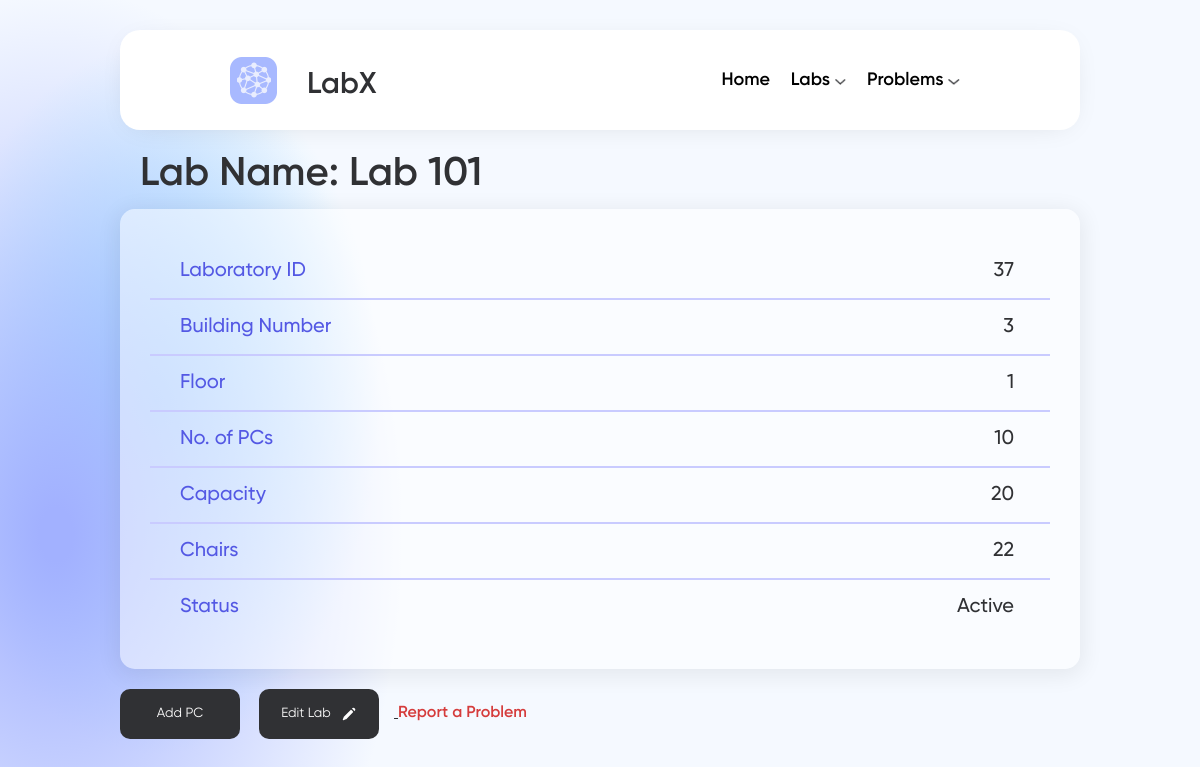
The page /view-lab/37/ on the database its author committed.
### labSystem/models.py (models this page shows, shortened)
class Lab(models.Model):
    class labStatus(models.TextChoices):
        ACTIVE = 'Active', _('Active')
        UNDER_MAINTENANCE = 'Under Maintenance', _('under maintenance')
    id = models.AutoField(primary_key=True)
    name = models.CharField(max_length=50, null=False)
    number_of_pcs = models.IntegerField(null=False)
    building_number = models.IntegerField(null=False)
    floor_number = models.IntegerField(null=False)
    capacity = models.IntegerField(null=False)
    number_of_chairs = models.IntegerField(null=False)
    status =  models.CharField(max_length=20, choices=labStatus.choices, default=labStatus.ACTIVE)

### labSystem/views.py (the view)
# urls.py: path('view-lab/<int:id>/',views.view_lab, name='view_lab'),
def view_lab(request, id):
    print(id)
    data = get_object_or_404(models.Lab, id=id)
    context = {
        'lab': data
    }
    return render(request, 'pages/view_lab.html', context)

### template/pages/view_lab.html (shortened to what this page needs)
<!DOCTYPE html>
<html>
<head>
    {% load static %}
    <link rel="stylesheet" href="{% static 'style/view_lab.css' %}">
    <link rel="stylesheet" href="{% static 'style/main.css' %}">
    <link rel="stylesheet" href="{% static 'style/popup.css' %}">
    <link rel="stylesheet" href="{% static 'style/form_fields.css' %}">
</head>
<body >
    <div class="pages">
        {% include 'parts/nav_bar.html' %}
        <h1 id="lab-name">Lab Name: {{lab.name}} </h1>
        <div class="data">
                <div class="row row1">
                    <label  class="view-label">Laboratory ID </label>
                    <p id="lab-id">{{lab.id}}</p>
                </div>
                <hr class="hLine">
                <div class="row row2">
                    <label class="view-label">Building Number </label>
                    <p id="building-number">{{lab.building_number}}</p>
                </div>
                <hr class="hLine">
                <div class="row row3">
                    <label class="view-label">Floor </label>
                    <p id="floor-number">{{lab.floor_number}}</p>
                </div>
                <hr class="hLine">
                <div class="row row4">
                    <label class="view-label">No. of PCs </label>
                    <p id="lab-pcs">{{lab.number_of_pcs}}</p>
                </div>
                <hr class="hLine">
                <div class="row row5">
                    <label class="view-label">Capacity </label>
                    <p id="lab-capacity">{{lab.capacity}}</p>
                </div>
                <hr class="hLine">
                <div class="row row6">
                    <label class="view-label">Chairs </label>
                    <p id="lab-chairs">{{lab.number_of_chairs}}</p>
                </div>
                <hr class="hLine">
                <div class="row row7">
                    <label class="view-label">Status </label>
                    <p id="lab-status">{{lab.status}}</p>
                </div>
        </div>
        <div class="divButtons">
            <button class="btn" type="button" onclick="openPop()">Add PC</button>
                <a id="view" href="{% url 'edit_lab_with_id' lab.id %}">
                    <button class="btn" id="edit-btn">
                        <div class="icon-btn">
                         <span>Edit Lab </span>
                            <img src="{% static 'assets/icons/edit_button.svg' %}">
                        </div>
                    </button>
                </a>
            <span id="reportID" onclick="reportProblem()">Report a Problem</span>
        </div>
</body>
</html>

### labx/static/style/view_lab.css (style rules this page uses)
h1 { color: #303134; margin: 20px 20px 10px; font-size: 40px; font-weight: 600; }
.data { background: rgba(255, 255, 255, 0.5); box-shadow: 0px 4px 22px 3px rgba(0, 0, 0, 0.07); border-radius: 15px; margin: auto; padding: 40px 30px; }
.hLine { border: 0.5px #C9CBFF solid; margin: 5px 0px; }
.row { padding: 10px; margin: 0px 20px; }
.view-label { display: inline-block; color: #5358E4; text-align: left; width: 160px; font-size: 20px; }
.row p { display: inline-block; font-size: 20px; width: calc(100% - 170px) ; text-align: right; }
.divButtons { margin-top: 20px; }
.btn { display: inline-block; border: none; color: white ; width: 120px; height: 50px; background: #303134; border-radius: 10px; margin-right: 15px; cursor: pointer; }
.btn img { margin-left: 10px; }
.btn span { color: white; }
.icon-btn { display: flex; justify-content: center; align-items: center; flex-direction: row; }
#reportID { cursor: pointer; color: #D53C3C; font-weight: 600; }

### labx/static/style/main.css (style rules this page uses)
* { margin: 0; box-sizing: border-box; font-family: 'Gilroy'; color: #303134; }
.pages { padding: 30px 120px 0 120px; height: 100vh; overflow: auto; background: radial-gradient(28.87% 68.32% at 4.69% 66.83%, #A2B1FF 4.85%, rgba(245, 249, 255, 0) 100%) , radial-gradient(18.71% 44.29% at 12.97% 50%, #9CE7FF 0%, #F5F9FF 100%) ; }
button { cursor: pointer; }
.hLine { border: 0.5px #C9CBFF solid; margin: 5px 0px; }

### labx/static/style/popup.css (style rules this page uses)
* { box-sizing: border-box; margin: 0; padding: 0; }
.data { font-weight: 500; font-size: 16px; }

### rows shown on the page
Lab: name "Lab 101", id "37", building_number "3", floor_number "1", number_of_pcs "10", capacity "20", number_of_chairs "22", status "Active"
